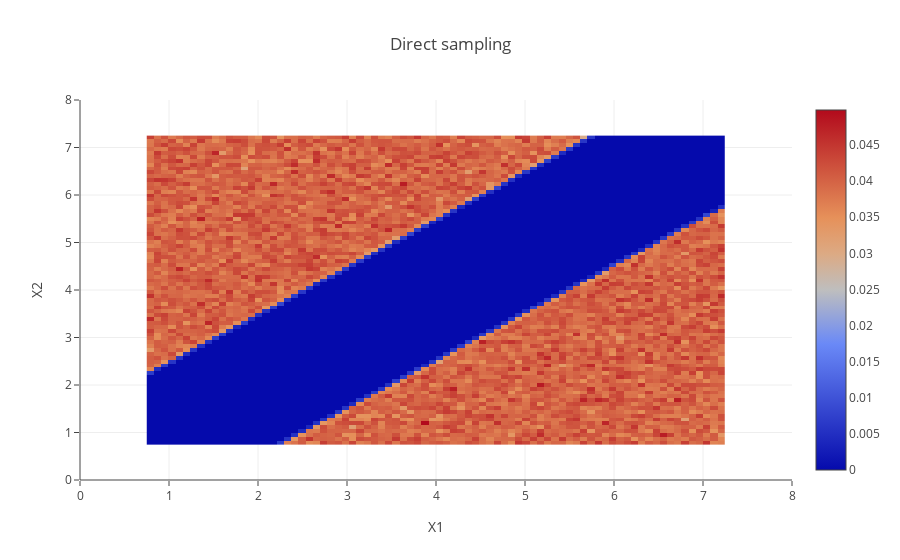
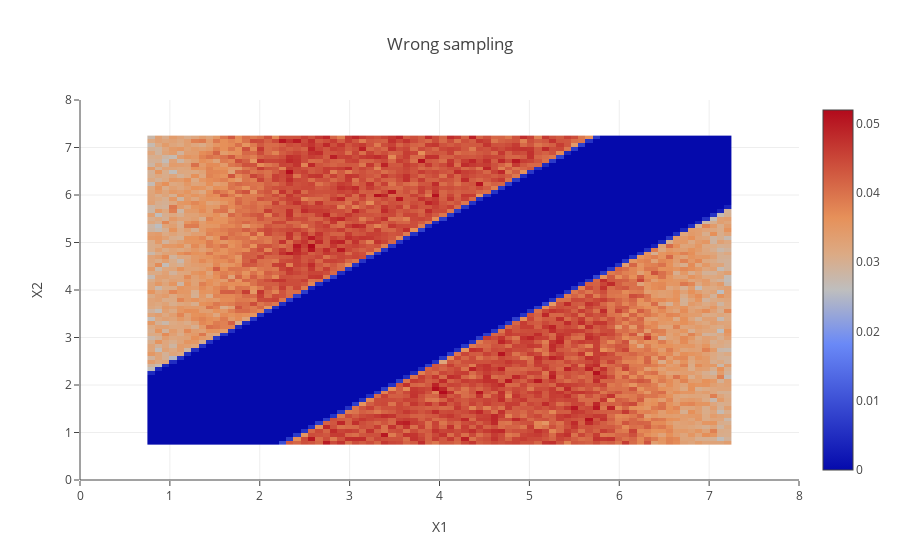

Source (notebook cell) for these figures, in order:
### Markdown cell above
A more intuitive way to compare the two algorithms—and highlight the problems with the wrong one—is to plot a heatmap of the configuration probability on the (x1, x2) plane.

What we want to get is a uniform sampling of all possible configurations. In the case of the direct sampling we find in fact a uniform distribution on the allowed configuration-space (i.e. excluding a diagonal strip of width $2\sigma$ representing the overlapping configurations). The allowed configurations are equiprobable. Notice the plot is symmetric with respect to the bisector, since (x1, x2) is as probable as (x2, x1).

For the wrong sampling algorithm the error here becomes evident: configurations where the first sphere is close to the boundaries are penalised.

### Code cell
lyt = Layout(xaxis=dict(range=(0, LENGTH), title="X1"), yaxis=dict(range=(0, LENGTH), title="X2"))
z, x, y = np.histogram2d(x=x1, y=x2, bins=80, normed=True)

data = [Heatmap(x=x, y=y, z=z.T)]
lyt.title = "Direct sampling"
py.iplot(Figure(data=data, layout=lyt))


wz, wx, wy = np.histogram2d(x=wrong_x1, y=wrong_x2, bins=80, normed=True)

wdata = [Heatmap(x=wx, y=wy, z=wz.T)]
lyt.title = "Wrong sampling"
py.iplot(Figure(data=wdata, layout=lyt))

### Figure 1 — Plotly figure (JSON) as saved in the notebook; plotly's stock layout.template omitted (floating-point values rounded to 4 significant figures; data arrays with more than 128 entries replaced by an {"elided": "..."} marker saying what was removed)
{"data": [{"type": "heatmap", "x": [0.7501, 0.8313, 0.9126, 0.9938, 1.075, 1.156, 1.238, 1.319, 1.4, 1.481, 1.563, 1.644, 1.725, 1.806, 1.888, 1.969, 2.05, 2.131, 2.213, 2.294, 2.375, 2.456, 2.538, 2.619, 2.7, 2.781, 2.863, 2.944, 3.025, 3.106, 3.188, 3.269, 3.35, 3.431, 3.513, 3.594, 3.675, 3.756, 3.838, 3.919, 4.0, 4.081, 4.162, 4.244, 4.325, 4.406, 4.487, 4.569, 4.65, 4.731, 4.812, 4.894, 4.975, 5.056, 5.137, 5.219, 5.3, 5.381, 5.462, 5.544, 5.625, 5.706, 5.787, 5.869, 5.95, 6.031, 6.112, 6.194, 6.275, 6.356, 6.437, 6.519, 6.6, 6.681, 6.762, 6.844, 6.925, 7.006, 7.087, 7.169, 7.25], "y": [0.75, 0.8313, 0.9125, 0.9938, 1.075, 1.156, 1.238, 1.319, 1.4, 1.481, 1.563, 1.644, 1.725, 1.806, 1.888, 1.969, 2.05, 2.131, 2.213, 2.294, 2.375, 2.456, 2.538, 2.619, 2.7, 2.781, 2.863, 2.944, 3.025, 3.106, 3.188, 3.269, 3.35, 3.431, 3.513, 3.594, 3.675, 3.756, 3.838, 3.919, 4.0, 4.081, 4.163, 4.244, 4.325, 4.406, 4.488, 4.569, 4.65, 4.731, 4.813, 4.894, 4.975, 5.056, 5.138, 5.219, 5.3, 5.381, 5.463, 5.544, 5.625, 5.706, 5.787, 5.869, 5.95, 6.031, 6.112, 6.194, 6.275, 6.356, 6.437, 6.519, 6.6, 6.681, 6.762, 6.844, 6.925, 7.006, 7.087, 7.169, 7.25], "z": {"elided": "80x80 float values"}}], "layout": {"title": "Direct sampling", "xaxis": {"range": [0, 8], "title": "X1"}, "yaxis": {"range": [0, 8], "title": "X2"}}}

### Figure 2 — Plotly figure (JSON) as saved in the notebook; plotly's stock layout.template omitted (floating-point values rounded to 4 significant figures; data arrays with more than 128 entries replaced by an {"elided": "..."} marker saying what was removed)
{"data": [{"type": "heatmap", "x": [0.75, 0.8313, 0.9125, 0.9938, 1.075, 1.156, 1.238, 1.319, 1.4, 1.481, 1.563, 1.644, 1.725, 1.806, 1.888, 1.969, 2.05, 2.131, 2.213, 2.294, 2.375, 2.456, 2.538, 2.619, 2.7, 2.781, 2.863, 2.944, 3.025, 3.106, 3.188, 3.269, 3.35, 3.431, 3.513, 3.594, 3.675, 3.756, 3.838, 3.919, 4.0, 4.081, 4.163, 4.244, 4.325, 4.406, 4.488, 4.569, 4.65, 4.731, 4.813, 4.894, 4.975, 5.056, 5.138, 5.219, 5.3, 5.381, 5.463, 5.544, 5.625, 5.706, 5.788, 5.869, 5.95, 6.031, 6.113, 6.194, 6.275, 6.356, 6.437, 6.519, 6.6, 6.681, 6.762, 6.844, 6.925, 7.006, 7.087, 7.169, 7.25], "y": [0.75, 0.8313, 0.9125, 0.9938, 1.075, 1.156, 1.238, 1.319, 1.4, 1.481, 1.563, 1.644, 1.725, 1.806, 1.888, 1.969, 2.05, 2.131, 2.213, 2.294, 2.375, 2.456, 2.538, 2.619, 2.7, 2.781, 2.863, 2.944, 3.025, 3.106, 3.188, 3.269, 3.35, 3.431, 3.512, 3.594, 3.675, 3.756, 3.837, 3.919, 4.0, 4.081, 4.162, 4.244, 4.325, 4.406, 4.487, 4.569, 4.65, 4.731, 4.812, 4.894, 4.975, 5.056, 5.137, 5.219, 5.3, 5.381, 5.462, 5.544, 5.625, 5.706, 5.787, 5.869, 5.95, 6.031, 6.112, 6.194, 6.275, 6.356, 6.437, 6.519, 6.6, 6.681, 6.762, 6.844, 6.925, 7.006, 7.087, 7.169, 7.25], "z": {"elided": "80x80 float values"}}], "layout": {"title": "Wrong sampling", "xaxis": {"range": [0, 8], "title": "X1"}, "yaxis": {"range": [0, 8], "title": "X2"}}}
